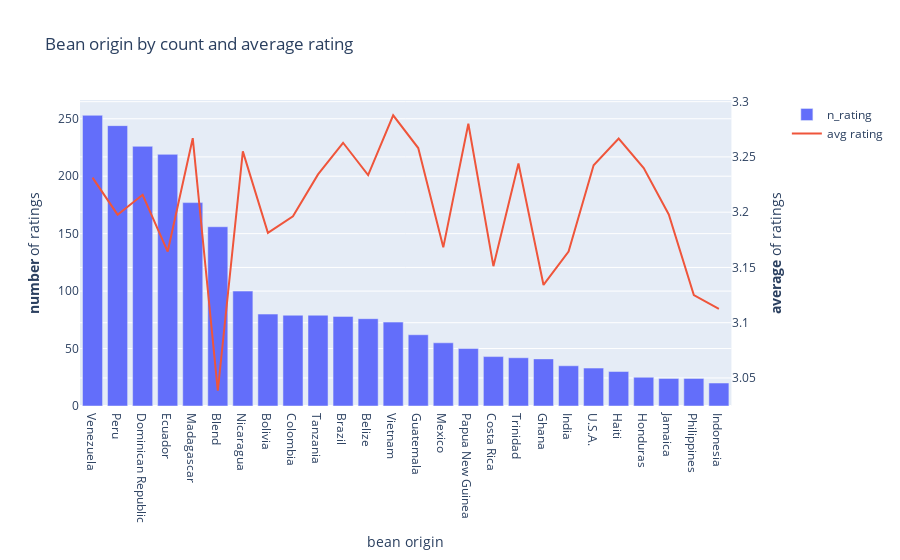

The cell this chart's notebook holds for it:
### Code cell
# Creating a subplot that shares xaxis, secondary yaxis
fig = make_subplots(specs=[[{"secondary_y": True}]])

# Adding bar chart for number of ratings
fig.add_trace(go.Bar(x=over_20['bean_origin'], y=over_20['n_rating'],
                     name='n_rating'), secondary_y=False)

# Adding line graph for average rating
fig.add_trace(go.Scatter(x=over_20['bean_origin'], y=over_20['avg_rating'],
                         name='avg rating'), secondary_y=True)

# Add figure titles
fig.update_layout(title_text='Bean origin by count and average rating')

# Update xaxis
fig.update_xaxes(title_text='bean origin')

# Update yaxes
fig.update_yaxes(title_text='<b>number</b> of ratings', secondary_y=False)
fig.update_yaxes(title_text='<b>average</b> of ratings', secondary_y=True)

# Show graph
fig.show()

### Figure 1 — Plotly figure (JSON) as saved in the notebook; plotly's stock layout.template omitted (floating-point values rounded to 4 significant figures)
{"data": [{"name": "n_rating", "type": "bar", "x": ["Venezuela", "Peru", "Dominican Republic", "Ecuador", "Madagascar", "Blend", "Nicaragua", "Bolivia", "Colombia", "Tanzania", "Brazil", "Belize", "Vietnam", "Guatemala", "Mexico", "Papua New Guinea", "Costa Rica", "Trinidad", "Ghana", "India", "U.S.A.", "Haiti", "Honduras", "Jamaica", "Philippines", "Indonesia"], "xaxis": "x", "y": [253, 244, 226, 219, 177, 156, 100, 80, 79, 79, 78, 76, 73, 62, 55, 50, 43, 42, 41, 35, 33, 30, 25, 24, 24, 20], "yaxis": "y"}, {"name": "avg rating", "type": "scatter", "x": ["Venezuela", "Peru", "Dominican Republic", "Ecuador", "Madagascar", "Blend", "Nicaragua", "Bolivia", "Colombia", "Tanzania", "Brazil", "Belize", "Vietnam", "Guatemala", "Mexico", "Papua New Guinea", "Costa Rica", "Trinidad", "Ghana", "India", "U.S.A.", "Haiti", "Honduras", "Jamaica", "Philippines", "Indonesia"], "xaxis": "x", "y": [3.231, 3.198, 3.216, 3.164, 3.267, 3.038, 3.255, 3.181, 3.196, 3.234, 3.263, 3.234, 3.288, 3.258, 3.168, 3.28, 3.151, 3.244, 3.134, 3.164, 3.242, 3.267, 3.24, 3.198, 3.125, 3.112], "yaxis": "y2"}], "layout": {"title": {"text": "Bean origin by count and average rating"}, "xaxis": {"anchor": "y", "domain": [0, 0.94], "title": {"text": "bean origin"}}, "yaxis": {"anchor": "x", "domain": [0, 1], "title": {"text": "<b>number</b> of ratings"}}, "yaxis2": {"anchor": "x", "overlaying": "y", "side": "right", "title": {"text": "<b>average</b> of ratings"}}}}
